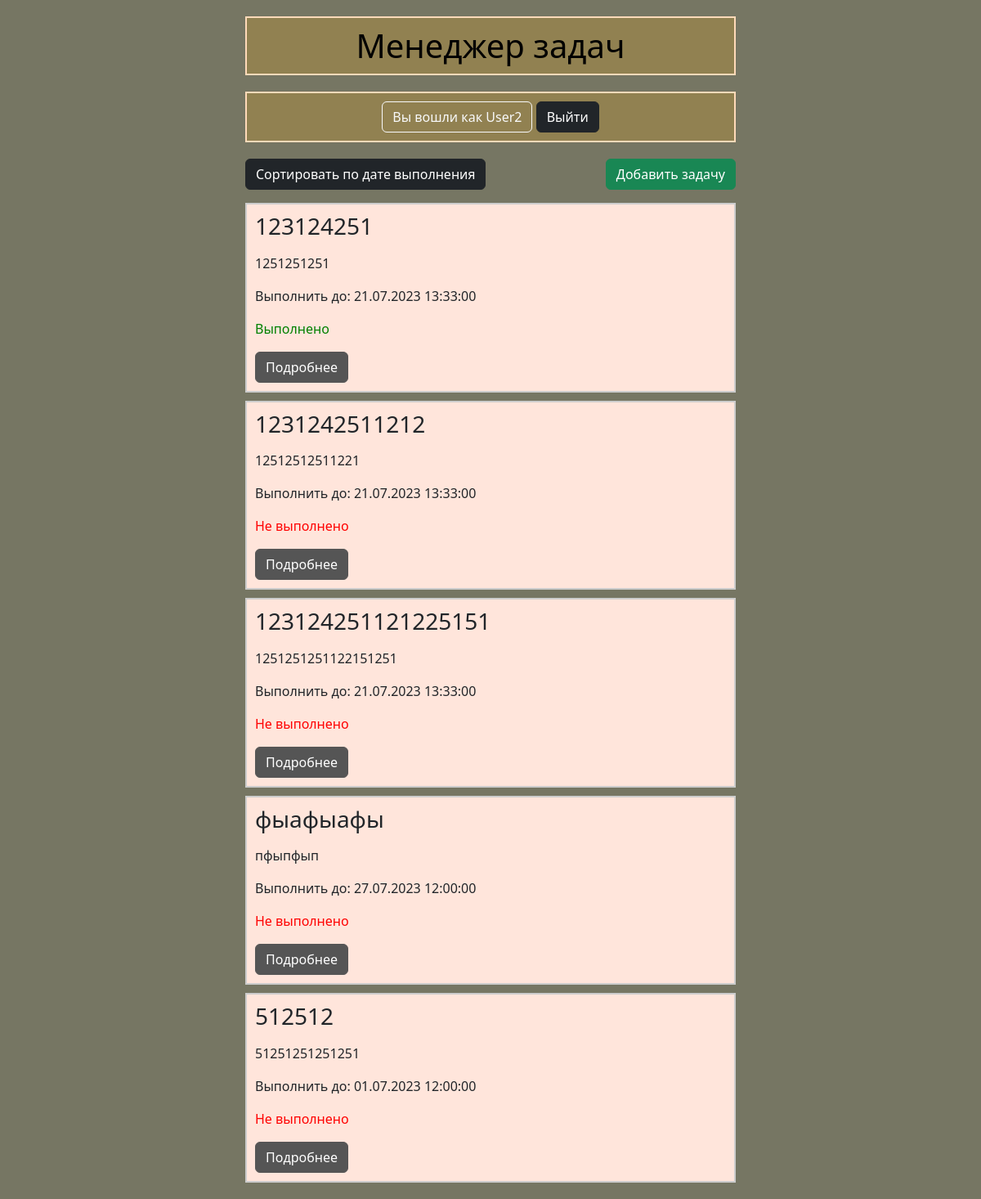
Screenshot of / (signed in) with the database file from the repository.
### taskmanager/models.py (models this page shows, shortened)
class Task(models.Model):
    title = models.CharField(max_length=255, verbose_name='Заголовок')
    description = models.TextField(blank=True, verbose_name='Заметки')
    date_time_of_completion = models.DateTimeField(verbose_name='Дата и время выполнения')
    completion = models.BooleanField(default=False, verbose_name='Статус Выполнения')
    time_create = models.DateTimeField(auto_now_add=True, verbose_name='Дата создания')
    time_update = models.DateTimeField(auto_now=True, verbose_name='Дата обновления')
    user = models.ForeignKey(User, on_delete=models.CASCADE, verbose_name='Пользователь')
    def get_absolute_url(self):
        return reverse('task', kwargs={'task_id': self.pk})
    class Meta:
        verbose_name = 'Менеджер задач'
        verbose_name_plural = 'Менеджер задач'
        ordering = ['time_create', 'title']

### taskmanager/views.py (the view, shortened to what this page needs)
# urls.py: 2. Add a URL to urlpatterns:  path('', Home.as_view(), name='home')
class Home(DataMixin, ListView, UserIdValidateMixin):
    model = Task
    user_id_field = 'user'
    template_name = 'taskmanager/index.html'
    context_object_name = 'tasks'
    def get_context_data(self, *, object_list=None, **kwargs):
        context = super().get_context_data(**kwargs)
        c_def = self.get_user_context(title="Менеджер задач")
        return dict(list(context.items()) + list(c_def.items()))
    def get_queryset(self):
        queryset = super().get_queryset()
        sort_by = self.request.POST.get('sort_by')
        if sort_by == 'date_time_of_completion':
            queryset = queryset.order_by('date_time_of_completion')
        queryset = super().get_id_queryset(queryset)
        return queryset

### taskmanager/utils.py (called while the page is built)
    def get_user_context(self, **kwargs):
        context = kwargs
        return context

    def get_id_queryset(self, curentqueryset):
        queryset = curentqueryset
        user = self.request.user
        if user.is_authenticated:
            queryset = queryset.filter(user_id=user)
        else:
            queryset = Task.objects.none()
        return queryset

### taskmanager/templates/taskmanager/index.html (shortened to what this page needs)
{% extends 'taskmanager/base.html' %}
{% block content %}
{% if request.user.is_authenticated %}
<div class="task-container">
    <form method="post" class="mb-3">
        <button type="submit" name="sort_by" value="date_time_of_completion" class="btn btn-dark">Сортировать по дате
            выполнения
        </button>
        <a href="{% url 'add_task' %}" class="btn btn-success float-end"> Добавить задачу</a>
    </form>
    {% for task in tasks %}
    <div class="task">
        <h3>{{ task.title }}</h3>
        <p>{{ task.description|truncatewords:50|linebreaks }}</p>
        <p>Выполнить до: {{ task.date_time_of_completion|date:"d.m.Y H:i:s" }}</p>
        <p>
        {% if task.completion == True %}
            <span style="color: green;">Выполнено</span>
        {% elif task.completion == False %}
            <span style="color: red;">Не выполнено</span>
        {% else %}
            Статус выполнения: {{ task.completion }}
        {% endif %}
        </p>
        <a href="{{ task.get_absolute_url }}" class="btn btn-info">Подробнее</a>
    </div>
    {% endfor %}
</div>
{% else %}
<div class="task-container alert alert-warning">Вы не авторизованы, пожалуйста авторизуйтесь или зарегистрируйтесь!
</div>
{% endif %}
{% endblock %}

### taskmanager/templates/taskmanager/base.html (shortened to what this page needs)
{% load static %}
<!doctype html>
<html lang="en">
<head>
    <link rel="stylesheet" href="{% static 'bootstrap/css/bootstrap.min.css' %}">
    <link rel="stylesheet" href="{% static 'taskmanager/css/styles.css' %}">
    <link rel="stylesheet" href="https://cdn.jsdelivr.net/npm/flatpickr/dist/flatpickr.min.css">
    <link rel="stylesheet" href="https://npmcdn.com/flatpickr/dist/themes/dark.css">
</head>
<body>
<header>
    <h1><a class="title" href="{% url 'home' %}">Менеджер задач</a></h1>
</header>
{% block mainmenu %}
<div class="menu d-flex justify-content-center">
    {% if request.user.is_authenticated %}
    <div class="user-menu">
        <a class="btn btn-outline-light user-greeting">Вы вошли как {{ user.username }}</a>
        <a class="btn btn-dark" href="{% url 'user_logout' %}">Выйти</a>
    </div>
    {% else %}
    <div class="guest-menu d-flex">
        <a class="btn btn-outline-dark me-2" href="{% url 'user_login' %}">Авторизация</a>
        <a class="btn btn-outline-dark" href="{% url 'user_reg' %}">Регистрация</a>
    </div>
    {% endif %}
</div>
{% endblock mainmenu %}
{% block content %}
{% endblock %}
</body>
</html>

### taskmanager/static/taskmanager/css/styles.css (style rules this page uses)
header { background-color: #918151; color: #232321; text-align: center; max-width: 600px; margin: 20px auto; padding-bottom: 10px; padding-top: 10px; border: 2px solid peachpuff; }
h1 { margin: 0; }
.title { text-decoration: none; color: black; }
.menu { background-color: #918151; color: #000000; text-align: center; max-width: 600px; margin: 20px auto; padding-bottom: 10px; padding-top: 10px; border: 2px solid peachpuff; }
.task-container { margin: 20px auto; max-width: 600px; }
.task { background-color: #ffe5db; border: 2px solid #ccc; padding: 10px; margin-bottom: 10px; }
body { background-color: #767663; }
.btn.btn-info { background: #555555; border-color: #555555; color: white; }

### rows the page displays
Task: title "123124251", description "1251251251", date_time_of_completion "21.07.2023 13:33:00", completion "Выполнено"
Task: title "1231242511212", description "12512512511221", date_time_of_completion "21.07.2023 13:33:00", completion "Не выполнено"
Task: title "123124251121225151", description "1251251251122151251", date_time_of_completion "21.07.2023 13:33:00", completion "Не выполнено"
Task: title "фыафыафы", description "пфыпфып", date_time_of_completion "27.07.2023 12:00:00", completion "Не выполнено"
Task: title "512512", description "51251251251251", date_time_of_completion "01.07.2023 12:00:00", completion "Не выполнено"

### other values shown
{{ user.username }} "User2"
